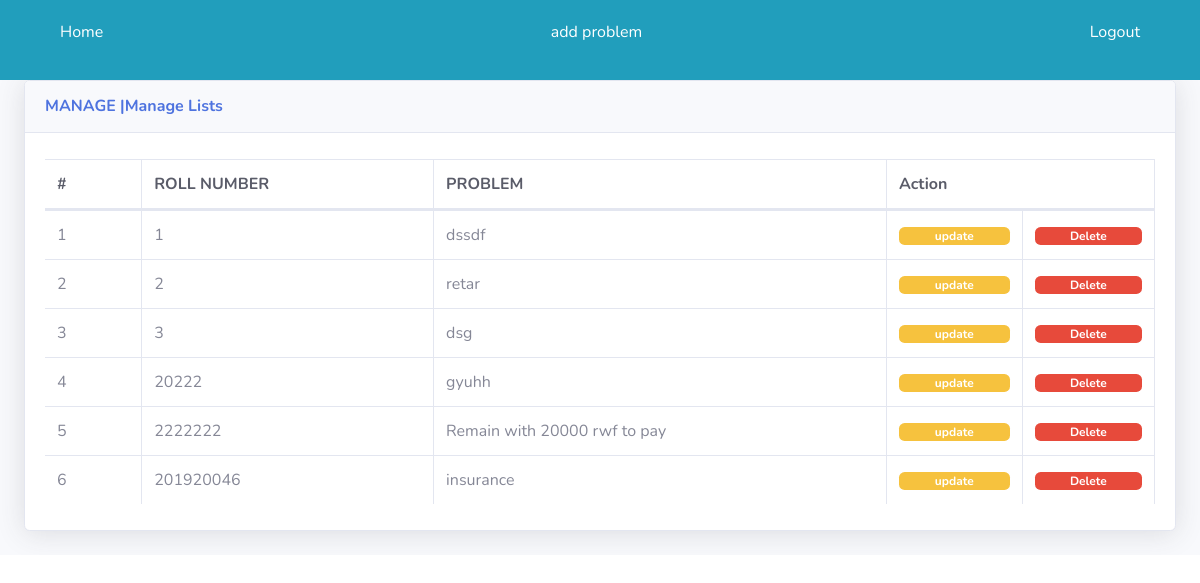
Screenshot of /admin/finance/fin_manage_problems.php with the database file from the repository.
### tables this page shows
CREATE TABLE `student_fin_problem` (
  `rollnumber` int(20) NOT NULL,
  `problem` varchar(100) NOT NULL
);

### admin/finance/fin_manage_problems.php (the view, shortened to what this page needs)
<!DOCTYPE html>
<html lang="en">
<head>
    <link href="../datatable/vendor/fontawesome-free/css/all.min.css" rel="stylesheet" type="text/css">
    <link rel="stylesheet" href="../datatable/style.css">
    <link href="../datatable/css/sb-admin-2.min.css" rel="stylesheet">
    <link href="../datatable/vendor/datatables/dataTables.bootstrap4.min.css" rel="stylesheet">
</head>
<body id="page-top">
    <header>
        <?php
        include('navbar.php');
        ?>
    </header>
    <div id="wrapper">
        <div id="content-wrapper" class="d-flex flex-column">
            <div id="content">
                <div class="container-fluid">
                    <div class="card shadow mb-4">
                        <div class="card-header py-3">
                            <h6 class="m-0 font-weight-bold text-primary">MANAGE |Manage Lists</h6>
                        </div>
                        <div class="card-body">
                            <div class="table-responsive">
                                <table class="table table-bordered" id="dataTable" width="100%" cellspacing="0">
                                    <thead class=" text-dark">
                                        <tr>
                                            <th>#</th>
                                            <th>ROLL NUMBER</th>
                                            <th>PROBLEM</th>
                                            <th colspan="2">Action</th>
                                        </tr>
                                    </thead>
                                    <tbody>
                                        <?php
                                        include('../connect.php');
                                        $query = "SELECT * FROM `student_fin_problem`";
                                        $result = mysqli_query($conn, $query);
                                        $i = 0;
                                        while ($row = mysqli_fetch_array($result)) {
                                            $i = $i + 1;
                                            ?>
                                            <tr>
                                                <td>
                                                    <?php echo $i ?>
                                                </td>
                                                <td>
                                                    <?php echo $row['rollnumber'] ?>
                                                </td>
                                                <td>
                                                    <?php echo $row['problem'] ?>
                                                </td>
                                                <td>
                                                    <a href="./finUpdateTable.php?id=<?php echo $row['rollnumber'] ?>&problem=<?php echo $row['problem'] ?>&db=student_fin_problem"
                                                        class="badge badge-warning w-100">update</a>
                                                </td>
                                                <td>
                                                    <a href="./finDeleteTable.php?id=<?php echo $row['rollnumber'] ?>"
                                                        class="badge badge-danger w-100">Delete</a>
                                                </td>
                                            </tr>
                                            <?php
                                        }
                                        ?>
                                    </tbody>
                                </table>
                            </div>
                        </div>
                    </div>
                </div>
            </div>
        </div>
    </div>
</body>
</html>

### admin/datatable/style.css (style rules this page uses)
* { margin: 0; padding: 0; list-style: none; box-sizing: border-box; }
header { width: 100%; background-color: #219ebc; padding: 10px 0; }

### rows the page displays
student_fin_problem: rollnumber "1", problem "dssdf"
student_fin_problem: rollnumber "2", problem "retar"
student_fin_problem: rollnumber "3", problem "dsg"
student_fin_problem: rollnumber "20222", problem "gyuhh"
student_fin_problem: rollnumber "2222222", problem "Remain with 20000 rwf to pay"
student_fin_problem: rollnumber "201920046", problem "insurance"
